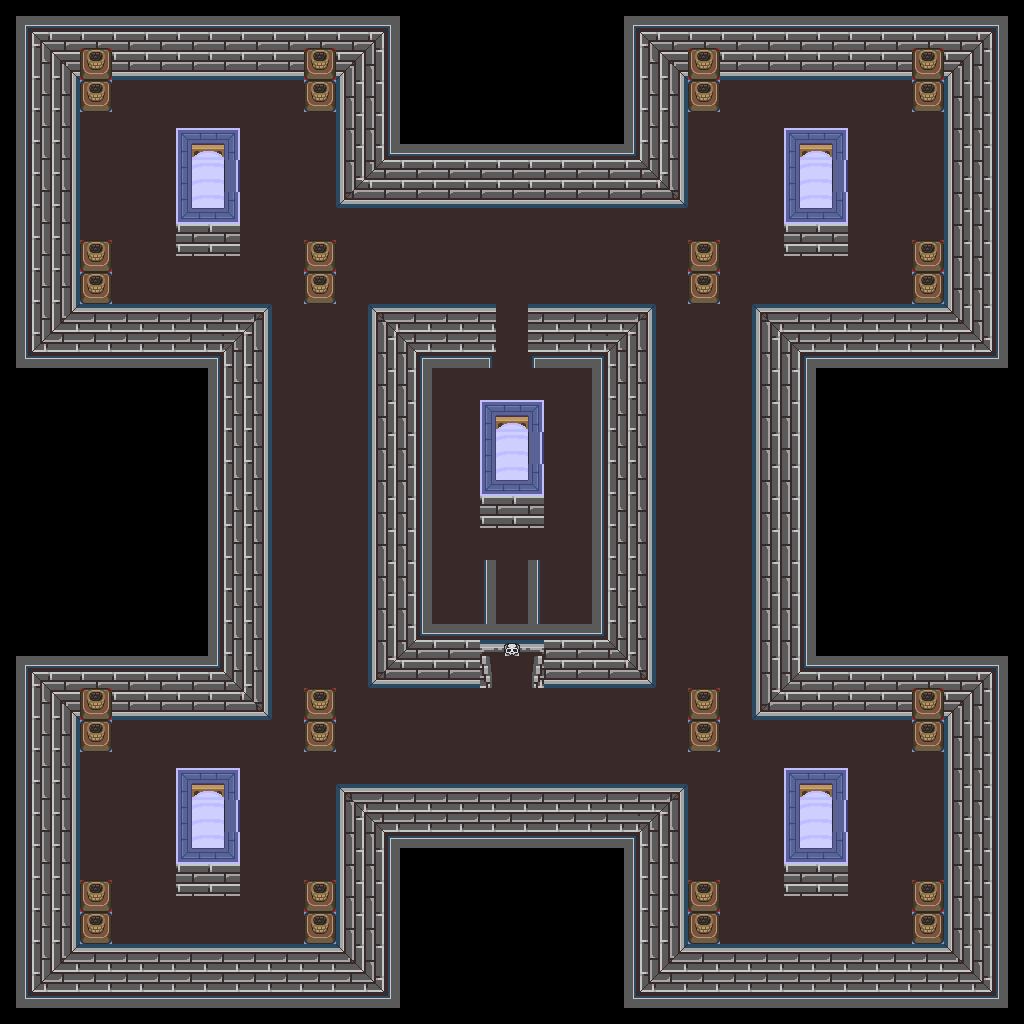

A 2D game scene composited from a Tiled map and its tileset images. What follows is a short description and the map's XML, with each tile layer's data collapsed to a summary:
An orthogonal 64x64 tile map with 16x16 px tiles, 1 tile layer (base), 1 hidden layer not drawn and 9 objects.

<map version="1.10" tiledversion="1.12.1" orientation="orthogonal" renderorder="right-down" width="64" height="64" tilewidth="16" tileheight="16" infinite="0" nextlayerid="3" nextobjectid="10">
 <tileset firstgid="1" source="../classiciphone_pics4.tsx" />
 <layer id="1" name="base" width="64" height="64">
  <data>[4096 cells, 4096 non-empty, 97 distinct tile ids]</data>
 </layer>
 <layer id="2" name="collision" width="64" height="64" visible="0">
  <properties><property name="collision" value="true" /></properties>
  <data>[4096 cells, 2682 non-empty, 1 distinct tile ids]</data>
 </layer>
 <objectgroup id="3" name="npcs">
  <object id="1" x="496.0" y="656.0" width="16" height="16">
   <properties>
    <property name="gani" value="darkstep2.png" />
    <property name="script" type="string">-- Auto-converted from GraalScript
-- [CLIENT-SIDE — server no-op]
-- dontblock;
-- drawunderplayer;</property>
   </properties>
  </object>
  <object id="2" x="480.0" y="304.0" width="16" height="16">
   <properties>
    <property name="gani" value="stonestairs.png" />
    <property name="script" type="string">-- Auto-converted from GraalScript
-- [CLIENT-SIDE — server no-op]
-- dontblock;
-- drawunderplayer;</property>
   </properties>
  </object>
  <object id="3" x="480.0" y="560.0" width="16" height="16">
   <properties>
    <property name="gani" value="stonestairs.png" />
    <property name="script" type="string">-- Auto-converted from GraalScript
-- [CLIENT-SIDE — server no-op]
-- dontblock;
-- drawunderplayer;</property>
   </properties>
  </object>
  <object id="4" x="480.0" y="400.0" width="16" height="16">
   <properties>
    <property name="gani" value="vamptomb.png" />
    <property name="script" type="string">-- Auto-converted from GraalScript
-- [CLIENT-SIDE — server no-op]
-- dontblock;
-- drawunderplayer;</property>
   </properties>
  </object>
  <object id="5" x="784.0" y="128.0" width="16" height="16">
   <properties>
    <property name="gani" value="vamptomb.png" />
    <property name="script" type="string">-- Auto-converted from GraalScript
-- [CLIENT-SIDE — server no-op]
-- dontblock;
-- drawunderplayer;</property>
   </properties>
  </object>
  <object id="6" x="176.0" y="128.0" width="16" height="16">
   <properties>
    <property name="gani" value="vamptomb.png" />
    <property name="script" type="string">-- Auto-converted from GraalScript
-- [CLIENT-SIDE — server no-op]
-- dontblock;
-- drawunderplayer;</property>
   </properties>
  </object>
  <object id="7" x="784.0" y="768.0" width="16" height="16">
   <properties>
    <property name="gani" value="vamptomb.png" />
    <property name="script" type="string">-- Auto-converted from GraalScript
-- [CLIENT-SIDE — server no-op]
-- dontblock;
-- drawunderplayer;</property>
   </properties>
  </object>
  <object id="8" x="176.0" y="768.0" width="16" height="16">
   <properties>
    <property name="gani" value="vamptomb.png" />
    <property name="script" type="string">-- Auto-converted from GraalScript
-- [CLIENT-SIDE — server no-op]
-- dontblock;
-- drawunderplayer;</property>
   </properties>
  </object>
  <object id="9" x="384.0" y="432.0" width="16" height="16">
   <properties>
    <property name="script" type="string">-- Auto-converted from GraalScript
-- function onCreated(){
-- setshape(1,32,32);
-- level_ispklevel = true;
end
-- function onActionPlayerdied(){
-- client.deathdelay = false;
-- setlevel2("overworld_destiny_02.nw",30.5,43.5);
end
-- function onPlayerenters(){
-- if(player.clientr.stat_hp &gt; 6){
-- player.SetHealth(6);
end
end
-- [CLIENT-SIDE — server no-op]
-- function onPlayerenters(){
-- level_ispklevel = true;
-- client.deathdelay = false;
-- onTimeout();
-- }
-- 
-- function onTimeout(){
-- if(player.weapon == "Beer"){
-- temp.wepfreeze = 0.1;
-- }
-- if(clientr.hd_isdead != NULL){
-- if(!client.deathdelay){
-- triggeraction(x+1,y+1,"playerdied",NULL);
-- client.deathdelay = true;
-- }
-- system_freeze.weapon_freeze(.1,.1,.1);
-- }
-- else{
-- system_freeze.weapon_freeze(0,.1,temp.wepfreeze);
-- }
-- setTimer(0.05);
-- }</property>
   </properties>
  </object>
 </objectgroup>
</map>
